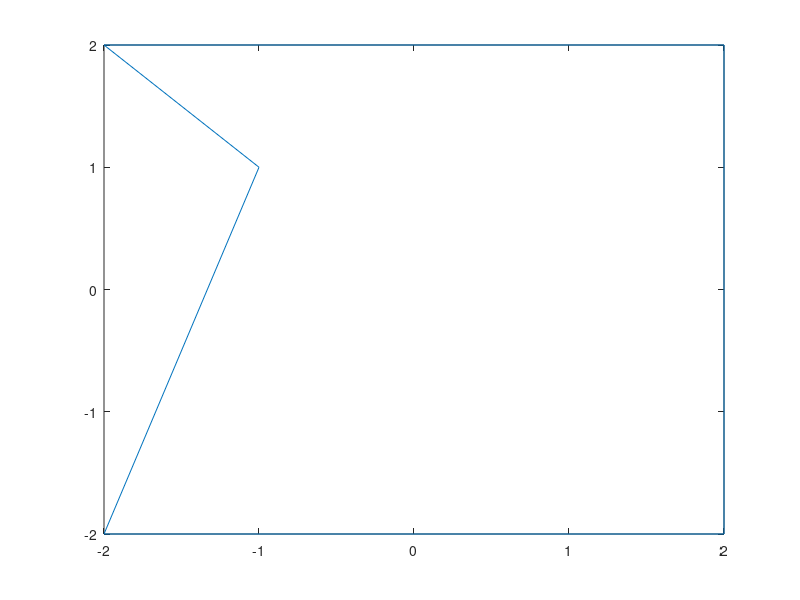

Write MATLAB code to recreate this figure. (Note: this script raises an error after producing the figure.)
%% 轮廓线拟合
%% 读取数据坐标点
Data = csvread('graph1.csv', 3, 0);
X = Data(:, 1);
Y = Data(:, 2);

Data = [-2,2; 2,2; 2,-2; -2,-2; -1,1; -2,2];
%Data = [-1,0; 0,2; 3,2; 3,0; -1,0];
%% 全局定义变量
global D delta step
D = 0.4;  % 定义轮廓线之间的间隔距离
delta = 10^-4;  % 定义浮点数计算误差
step = 10^-4;  % 定义法线向量的递进步
%% 轮廓线拟合算法
figure(1);
plot(Data(:, 1), Data(:, 2));
hold on;
for i = 1:2  % 指定循环次数
    %获取法向量方向的新轮廓坐标点
    NewPosition = CounterPosition(Data, D, delta, step);
    %判断拟轮廓是否相交
    %首先每次生成拟轮廓顶点时判断线段是否相交(自相交)
    NewPosition = JudgeSelf(NewPosition);
%     %其次判断生成拟轮廓与外圈是否相交(异相交)
%     NewPosition = JudegOther(Data, NewPosition);
    %绘制新轮廓
    plot(NewPosition(:, 1), NewPosition(:, 2));
    hold on;
    %外边界轮廓迭代
    Data = NewPosition;
end
